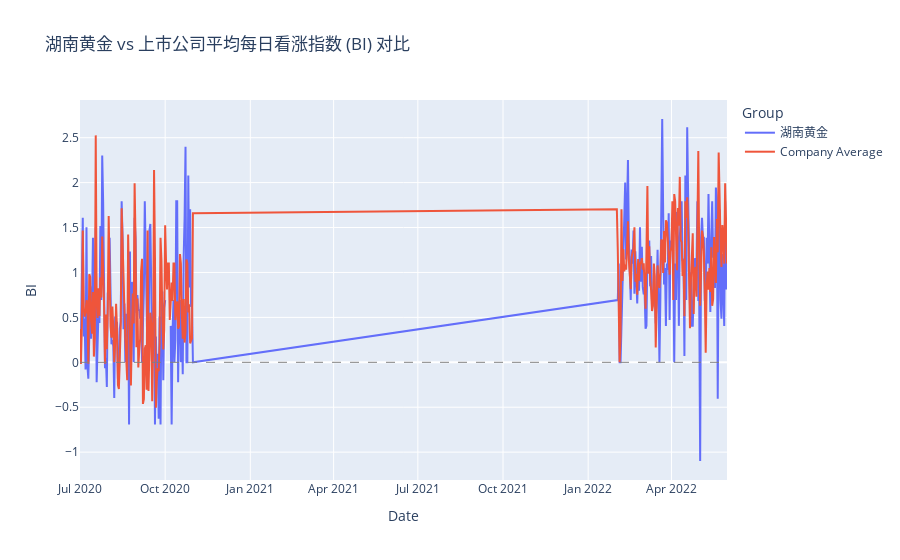

Write notebook code for a chart like this one.
### Code cell
# 5.2 组内比较：对比单个公司 vs 公司平均 (示例：山东黄金)
if 'company_daily' in dfs_filtered and daily_agg_comp is not None:
    target_company = '湖南黄金'
    print(f"绘制 {target_company} vs 上市公司平均情绪对比图...")
    df_ind_comp = dfs_filtered['company_daily'][dfs_filtered['company_daily']['Coname'] == target_company][['Date', 'BI']].rename(columns={'BI': target_company})
    df_avg_comp = daily_agg_comp[['Date', 'BI_overall']].rename(columns={'BI_overall': 'Company Average'})

    df_comp_ind_avg = pd.merge(df_ind_comp, df_avg_comp, on='Date', how='outer')

    fig_ind_avg = px.line(df_comp_ind_avg.melt(id_vars='Date', var_name='Group', value_name='BI'),
                          x='Date', y='BI', color='Group',
                          title=f'{target_company} vs 上市公司平均每日看涨指数 (BI) 对比')
    fig_ind_avg.add_hline(y=0, line_width=1, line_dash="dash", line_color="grey")
    fig_ind_avg.show()
    # fig_ind_avg.write_image("sdhj_vs_company_avg_bi.png")

### Figure 1 — Plotly figure (JSON) as saved in the notebook; plotly's stock layout.template omitted (floating-point values rounded to 4 significant figures; data arrays with more than 128 entries replaced by an {"elided": "..."} marker saying what was removed)
{"data": [{"hovertemplate": "Group=湖南黄金<br>Date=%{x}<br>BI=%{y}<extra></extra>", "legendgroup": "湖南黄金", "line": {"color": "#636efa", "dash": "solid"}, "marker": {"symbol": "circle"}, "mode": "lines", "name": "湖南黄金", "orientation": "v", "showlegend": true, "type": "scatter", "x": {"elided": "243 str values"}, "xaxis": "x", "y": {"elided": "243 float values"}, "yaxis": "y"}, {"hovertemplate": "Group=Company Average<br>Date=%{x}<br>BI=%{y}<extra></extra>", "legendgroup": "Company Average", "line": {"color": "#EF553B", "dash": "solid"}, "marker": {"symbol": "circle"}, "mode": "lines", "name": "Company Average", "orientation": "v", "showlegend": true, "type": "scatter", "x": {"elided": "243 str values"}, "xaxis": "x", "y": {"elided": "243 float values"}, "yaxis": "y"}], "layout": {"legend": {"title": {"text": "Group"}, "tracegroupgap": 0}, "shapes": [{"line": {"color": "grey", "dash": "dash", "width": 1}, "type": "line", "x0": 0, "x1": 1, "xref": "x domain", "y0": 0, "y1": 0, "yref": "y"}], "title": {"text": "湖南黄金 vs 上市公司平均每日看涨指数 (BI) 对比"}, "xaxis": {"anchor": "y", "domain": [0, 1], "title": {"text": "Date"}}, "yaxis": {"anchor": "x", "domain": [0, 1], "title": {"text": "BI"}}}}
